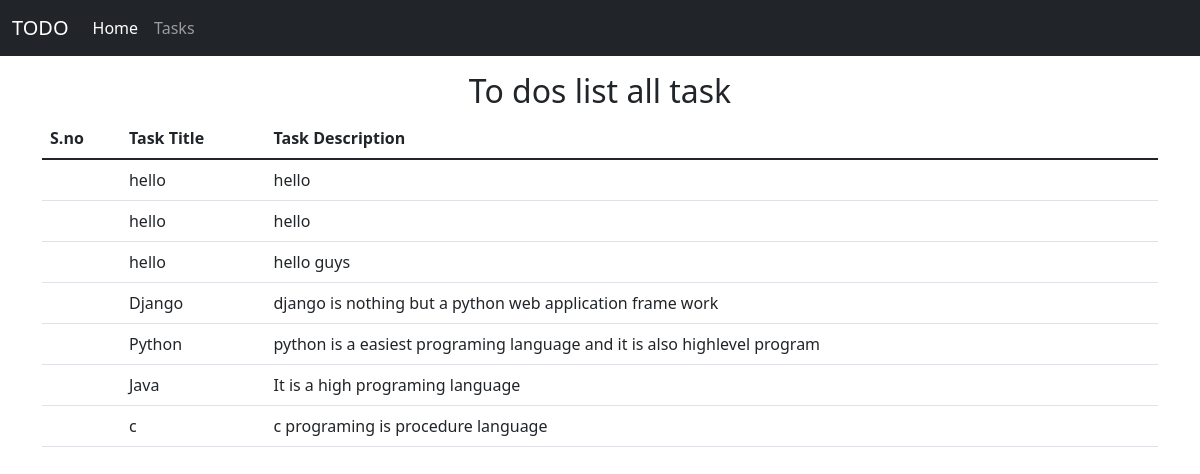
Page /task/ on the committed database.
### appstodo/models.py (models this page shows, shortened)
class Task(models.Model):
    taskTitle=models.CharField(max_length=30)
    taskDesc=models.TextField()
    time = models.DateTimeField(auto_now_add=True)

### appstodo/views.py (the view)
# urls.py: path('task/',views.task,name='task')
def task(request):
    allTasks=Task.objects.all()
    context={'tasks':allTasks}
    return render(request,'task.html',context)

### templates/task.html (shortened to what this page needs)
<!doctype html>
<html lang="en">
  <head>
    <link href="https://cdn.jsdelivr.net/npm/bootstrap@5.1.3/dist/css/bootstrap.min.css" rel="stylesheet">
  </head>
  <body>
    <nav class="navbar navbar-expand-lg navbar-dark bg-dark">
        <div class="container-fluid">
          <a class="navbar-brand" href="#">TODO</a>
          <div class="collapse navbar-collapse" id="navbarNavDropdown">
            <ul class="navbar-nav">
              <li class="nav-item">
                <a class="nav-link active" aria-current="page" href="{% url 'home' %}">Home</a>
              </li>
              <li class="nav-item">
                <a class="nav-link" href="#">Tasks</a>
              </li>
            </ul>
          </div>
        </div>
      </nav>
      <div class="container my-3">
        <h2 class="text-center">To dos list all task</h2>
        <table class="table">
            <thead>
              <tr>
                <th scope="col">S.no</th>
                <th scope="col">Task Title</th>
                <th scope="col">Task Description</th>
              </tr>
            </thead>
            <tbody>
                {% for task in tasks %}
                <tr>
                    <th scope="row">{{forLoop.counter}}</th>
                    <td>{{task.taskTitle}}</td>
                    <td>{{task.taskDesc}}</td>
                  </tr>
                {% endfor %}
            </tbody>
          </table>
      </div>
  </body>
</html>

### rows in the picture
Task: taskTitle "hello", taskDesc "hello"
Task: taskTitle "hello", taskDesc "hello"
Task: taskTitle "hello", taskDesc "hello guys"
Task: taskTitle "Django", taskDesc "django is nothing but a python web application frame work"
Task: taskTitle "Python", taskDesc "python is a easiest programing language and it is also highlevel program"
Task: taskTitle "Java", taskDesc "It is a high programing language"
Task: taskTitle "c", taskDesc "c programing is procedure language"
